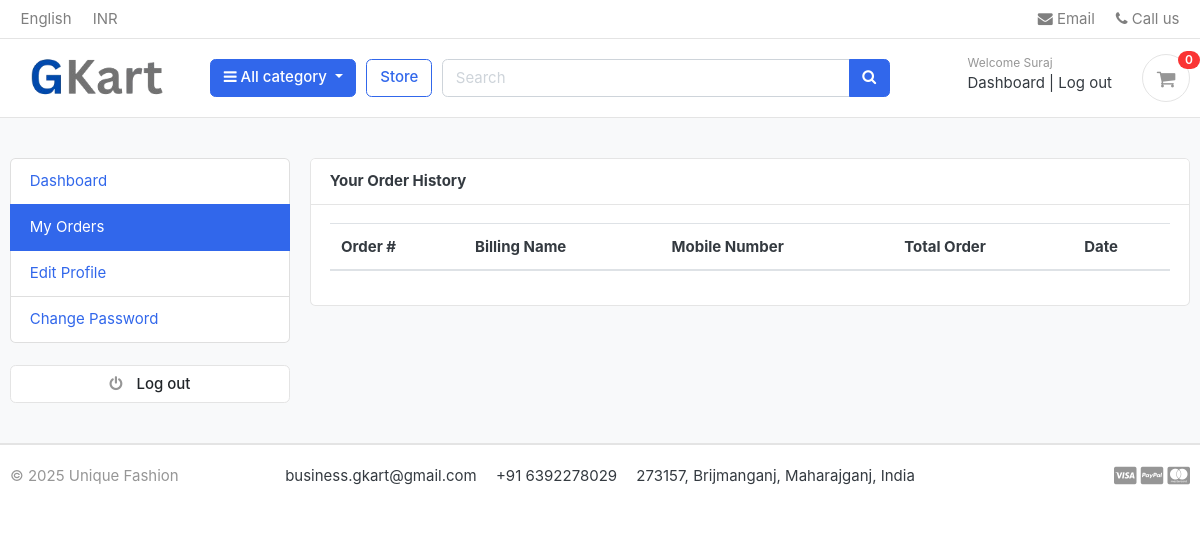
Page /accounts/my_orders/ (signed in) on the earlier database version.
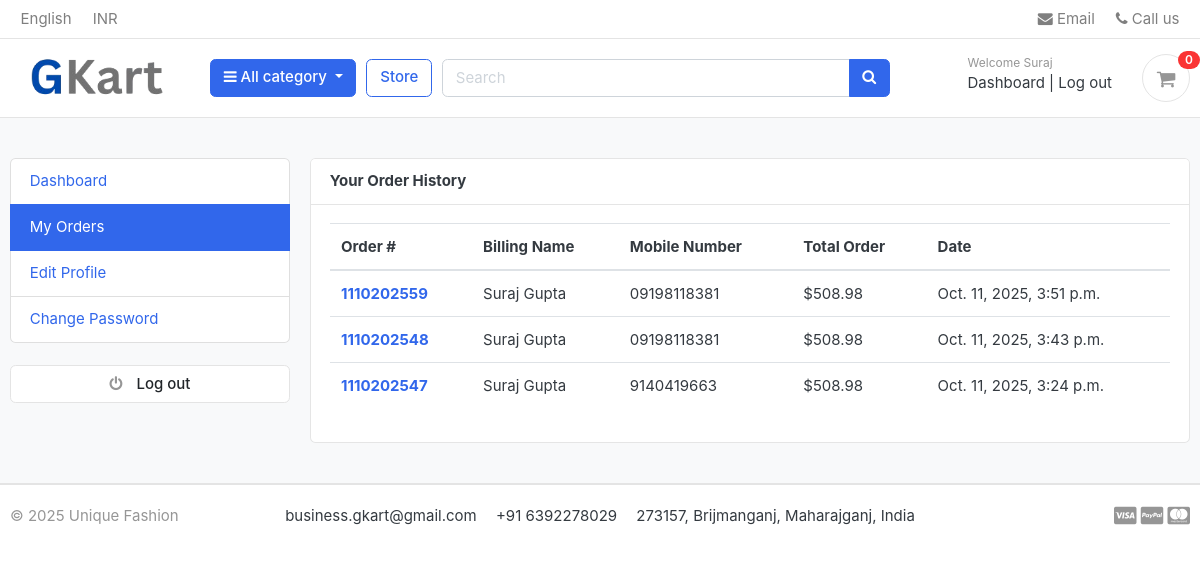
Same page on the later database version.
### accounts/models.py (models this page shows, shortened)
class Account(AbstractBaseUser):
    first_name = models.CharField(max_length=100)
    last_name = models.CharField(max_length=100)
    username = models.CharField(max_length=100, unique=True)
    email = models.CharField(max_length=100, unique=True)
    mobile_number = models.CharField(max_length=13)
    date_joined = models.DateTimeField(auto_now_add=True)
    last_login = models.DateTimeField(auto_now=True)
    is_admin = models.BooleanField(default=False)
    is_staff = models.BooleanField(default=False)
    is_active = models.BooleanField(default=False)
    is_superadmin = models.BooleanField(default=False)
    USERNAME_FIELD = 'email'
    REQUIRED_FIELDS = ['username', 'first_name', 'last_name']
    objects = MyAccountManager()

### orders/models.py (models this page shows, shortened)
class Order(models.Model):
    STATUS = (
        ('New', 'New'),
        ('Accepted', 'Accepted'),
        ('Completed', 'Completed'),
        ('Cancelled', 'Cancelled'),
    )
    user = models.ForeignKey(Account, on_delete=models.SET_NULL, null=True)
    payment = models.ForeignKey(Payment, on_delete=models.SET_NULL, blank=True, null=True)
    order_number = models.CharField(max_length=20)
    first_name = models.CharField(max_length=50)
    last_name = models.CharField(max_length=50)
    phone = models.CharField(max_length=15)
    email = models.EmailField(max_length=50)
    address_line_1 = models.CharField(max_length=50)
    address_line_2 = models.CharField(max_length=50, blank=True)
    pin_code = models.CharField(max_length=20)
    city = models.CharField(max_length=50)
    state = models.CharField(max_length=50)
    country = models.CharField(max_length=50)
    order_note = models.CharField(max_length=100, blank=True)
    order_total = models.FloatField()
    tax = models.FloatField()
    status = models.CharField(max_length=10, choices=STATUS, default='New')
    ip = models.CharField(blank=True, max_length=20)
    is_ordered = models.BooleanField(default=False)
    created_at = models.DateTimeField(auto_now_add=True)
    updated_at = models.DateTimeField(auto_now=True)
    def full_name(self):
        return f'{self.first_name} {self.last_name}'

### accounts/views.py (the view)
# urls.py: path('my_orders/', views.my_orders, name='my_orders'),
@login_required(login_url='login')
def my_orders(request):
    orders = Order.objects.filter(user_id=request.user.id, is_ordered=True).order_by('-created_at')
    context = {
        "orders": orders
    }
    return render(request, 'accounts/my_orders.html', context)

### carts/context_processors.py (called while the page is built)
def counter(request):
    cart_count = 0
    if 'admin' in request.path:
        return {}
    else:
        try:
            cart = Cart.objects.filter(cart_id=_cart_id(request))
            if request.user.is_authenticated:
                cart_items = CartItem.objects.all().filter(user=request.user)
            else:
                cart_items = CartItem.objects.all().filter(cart=cart[:1])
            for cart_item in cart_items:
                cart_count += cart_item.quantity
        except Cart.DoesNotExist:
            cart_count = 0
    return dict(cart_count=cart_count)

### carts/views.py (called while the page is built)
def _cart_id(request):
    cart = request.session.session_key
    if not cart:
        cart = request.session.create() # create the cart id present in the session id
    return cart

### category/context_processors.py (called while the page is built)
def menu_links(request):
    links = Category.objects.all()
    return dict(links=links)

### category/models.py (called while the page is built)
    def get_url(self):
        return reverse('products_by_category', args=[self.slug])

### templates/accounts/my_orders.html (shortened to what this page needs)
{% extends "base.html" %}
{% block content %}
<section class="section-conten padding-y bg">
<div class="container">
	<div class="row">
	{% include "includes/dashboard_sidebar.html" %}
	<main class="col-md-9">
		<article class="card">
		<header class="card-header">
			<strong class="d-inline-block mr-3">Your Order History</strong>
		</header>
		<div class="card-body">
			<div class="row">
				<div class="col-md-12">
					<table class="table table-hover">
                        <thead>
                            <tr>
                                <th scope="col">Order #</th>
                                <th scope="col">Billing Name</th>
                                <th scope="col">Mobile Number</th>
                                <th scope="col">Total Order</th>
                                <th scope="col">Date</th>
                            </tr>
                        </thead>
                        <tbody>
                            {% for order in orders %}
                                <tr>
                                    <th scope="row"><a href="{% url "order_detail" order.order_number %}">{{order.order_number}}</a></th>
                                    <td>{{order.full_name}}</td>
                                    <td>{{order.phone}}</td>
                                    <td>${{order.order_total}}</td>
                                    <td>{{order.created_at}}</td>
                                </tr>
                            {% endfor %}
                        </tbody>
				    </table>
				</div>
			</div>
		</div>
		</article>
	</main>
</div>
</div>
</section>
{% endblock %}

### templates/base.html (shortened to what this page needs)
{% load static %}
<!DOCTYPE html>
<html lang="en">
  <head>
    <link
      href="{% static 'css/bootstrap.css' %}"
      rel="stylesheet"
      type="text/css"
    />
    <link
      href="{% static 'fonts/fontawesome/css/all.min.css' %}"
      type="text/css"
      rel="stylesheet"
    />
    <link href="{% static 'css/ui.css' %}" rel="stylesheet" type="text/css" />
    <link
      href="{% static 'css/responsive.css' %}"
      rel="stylesheet"
      media="only screen and (max-width: 1200px)"
    />
    <link href="{% static 'css/custom.css' %}" rel="stylesheet" type="text/css" />
    <link rel="stylesheet" href="https://cdnjs.cloudflare.com/ajax/libs/font-awesome/4.7.0/css/font-awesome.min.css">
  </head>
  <body>
    {% include "includes/navbar.html" %}
    {% block content %}{% endblock content %}
    {% include "includes/footer.html" %}
  </body>
</html>

### templates/includes/navbar.html (shortened to what this page needs)
{% load static %}
<header class="section-header">
      <nav class="navbar p-md-0 navbar-expand-sm navbar-light border-bottom">
        <div class="container">
          <div class="collapse navbar-collapse" id="navbarTop4">
            <ul class="navbar-nav mr-auto">
              <li class="nav-item dropdown">
                <a href="#" class="nav-link"> English </a>
              </li>
              <li class="nav-item dropdown">
                <a href="#" class="nav-link"> INR </a>
              </li>
            </ul>
            <ul class="navbar-nav">
              <li>
                <a href="#" class="nav-link">
                  <i class="fa fa-envelope"></i> Email
                </a>
              </li>
              <li>
                <a href="#" class="nav-link">
                  <i class="fa fa-phone"></i> Call us
                </a>
              </li>
            </ul>
          </div>
        </div>
      </nav>
      <section class="header-main border-bottom">
        <div class="container">
          <div class="row align-items-center">
            <div class="col-lg-2 col-md-3 col-6">
              <a href="{% url "home" %}" class="brand-wrap">
                <img class="logo" src="{% static 'images/logo.png' %}"  alt="Logo Image"/>
              </a>
            </div>
            <div class="col-lg col-sm col-md col-6 flex-grow-0">
              <div class="category-wrap dropdown d-inline-block float-right">
                <button
                  type="button"
                  class="btn btn-primary dropdown-toggle"
                  data-toggle="dropdown"
                >
                  <i class="fa fa-bars"></i> All category
                </button>
              </div>
            </div>
            <a href="{% url "store" %}" class="btn btn-outline-primary">Store</a>
            <div class="col-lg col-md-6 col-sm-12 col">
              <form action="{% url "search" %}" class="search">
                <div class="input-group w-100">
                  <input
                    type="text"
                    name="keyword"
                    class="form-control"
                    {% comment %} style="width: 60%" {% endcomment %}
                    placeholder="Search"
                  />
                  <div class="input-group-append">
                    <button class="btn btn-primary" type="submit">
                      <i class="fa fa-search"></i>
                    </button>
                  </div>
                </div>
              </form>
            </div>
            <div class="col-lg-3 col-sm-6 col-8 order-2 order-lg-3">
              <div class="d-flex justify-content-end mb-3 mb-lg-0">
                {% if user.id is None %}
                  <div class="widget-header">
                    <small class="title text-muted">Welcome guest!</small>
                    <div>
                      <a href="{% url "login" %}">Log in</a>
                      <span class="dark-transp"> | </span>
                      <a href="{% url "register" %}"> Register</a>
                    </div>
                  </div>
                {% else %}
                    <div class="widget-header">
                    <small class="title text-muted">Welcome {{ user.first_name }}</small>
                    <div>
                      <a href="{% url "dashboard" %}">Dashboard</a>
                      <span class="dark-transp"> | </span>
                      <a href="{% url "logout" %}"> Log out</a>
                    </div>
                  </div>
                {% endif %}
                <a href="{% url "cart" %}" class="widget-header pl-3 ml-3">
                  <div class="icon icon-sm rounded-circle border">
                    <i class="fa fa-shopping-cart"></i>
                  </div>
                  <span class="badge badge-pill badge-danger notify">{{ cart_count }}</span>
                </a>
              </div>
            </div>
          </div>
        </div>
      </section>
    </header>

### templates/includes/dashboard_sidebar.html
<aside class="col-md-3">
		<ul class="list-group">
			<a class="list-group-item {% if '/dashboard/' in request.path %}active{% endif %}" href="{% url "dashboard" %}"> Dashboard </a>
			<a class="list-group-item {% if 'my_orders/' in request.path %} active {% endif %}" href="{% url "my_orders" %}"> My Orders </a>
			<a class="list-group-item {% if 'edit_profile/' in request.path %} active {% endif %}" href="{% url "edit_profile" %}"> Edit Profile </a>
			<a class="list-group-item {% if 'change_password/' in request.path %} active {% endif %}" href="{% url "change_password" %}"> Change Password </a>
		</ul>
		<br>
		<a class="btn btn-light btn-block" href="{% url "logout" %}"> <i class="fa fa-power-off"></i> <span class="text">Log out</span> </a>
	</aside>

### templates/includes/footer.html (shortened to what this page needs)
<footer class="section-footer border-top">
	<div class="container">
		<section class="footer-bottom border-top row">
			<div class="col-md-2">
				<p class="text-muted"> &copy 2025 Unique Fashion </p>
			</div>
			<div class="col-md-8 text-md-center">
				<span  class="px-2">business.gkart@gmail.com</span>
				<span  class="px-2">+91 6392278029</span>
				<span  class="px-2">273157, Brijmanganj, Maharajganj, India</span>
			</div>
			<div class="col-md-2 text-md-right text-muted">
				<i class="fab fa-lg fa-cc-visa"></i>
				<i class="fab fa-lg fa-cc-paypal"></i>
				<i class="fab fa-lg fa-cc-mastercard"></i>
			</div>
		</section>
	</div>
</footer>
</body>
</html>

### gkart/static/css/ui.css (style rules this page uses)
html { font-family: "Inter", sans-serif; font-size: 15px; }
.icon-xs, .icon-sm, .icon-md, .icon-lg { display: inline-block; text-align: center; flex-shrink: 0; flex-grow: 0; }
.icon-sm { width: 48px; height: 48px; line-height: 48px !important; font-size: 20px; }
.padding-y { padding-top: 40px; padding-bottom: 40px; }
article:after, .form-group:after { display: block; clear: both; content: ""; }
.bg { background-color: #f8f9fa; }
p:last-child { margin-bottom: 0; }
.header-main { position: relative; padding-top: 1rem; padding-bottom: 1rem; }
.brand-wrap .logo, .navbar-brand .logo { margin-right: 7px; max-height: 42px; display: inline-block; }
.widget-header { display: inline-block; vertical-align: middle; position: relative; }
.widget-header a { color: #343a40; }
.widget-header i { color: #969696; }
.widget-header .title { display: block; }
.widget-header .notify { position: absolute; top: -3px; right: -10px; }
.footer-bottom { padding-top: 20px; padding-bottom: 20px; }
.btn-light { background-color: #fff; border-color: #e4e4e4; }
.btn-light i { color: #969696; }
.btn i + .text { margin-left: 10px; }
.notify { position: absolute; top: -4px; right: -10px; display: inline-block; padding: 0.25em 0.6em; font-size: 12px; line-height: 1; text-align: center; border-radius: 3rem; color: #fff; background-color: #fa3434; }

Differences in the rows shown:
added Order: order_number "1110202559", full_name "Suraj Gupta", phone "09198118381", order_total "508.98", created_at "Oct. 11, 2025, 3:51 p.m."
added Order: order_number "1110202548", full_name "Suraj Gupta", phone "09198118381", order_total "508.98", created_at "Oct. 11, 2025, 3:43 p.m."
added Order: order_number "1110202547", full_name "Suraj Gupta", phone "9140419663", order_total "508.98", created_at "Oct. 11, 2025, 3:24 p.m."
